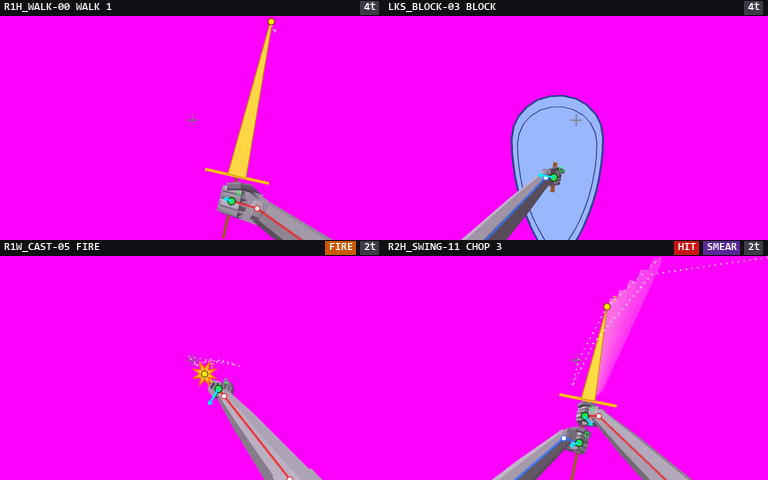
#> input picture templates/fp_weapons/new_hands_sample.png, 1536 x 960 px, given in place of 01_steel.webp, which was not available (shown at 1/2 size)
$ python materials.py
#> lines starting #> are read from the running program, lines starting #| are printed output that depends on the picture; pictures that were not available may be replaced by others from this repository, and a replacement may not be noted
"""The material swatches models are dressed in (weapons, gauntlets): the user's painted
material sheets in art/materials/, cut into tileable swatches.

Each sheet is 312 x 312 pixel art blown up about 4x, laid out as 3 columns (three tones or
metals of one material) by 2 rows (two materials). Every cell is shrunk back to its own
pixels (104 x 156) and made to repeat without a seam:
  - a regular pattern (studs, rings, scales, bands) is cropped to a whole number of repeats;
  - anything else is rolled half a tile so the seam lands in the middle, then covered with a
    patch from elsewhere in the cell, cut along the path where the two agree best (image
    quilting), so the pixels stay crisp instead of cross-fading into a blur.

    python tools/models/materials.py

writes assets/textures/materials/<id>.png and materials.json (id = <material>_<tone>, e.g.
brushed_steel_mid, riveted_bands_bronze).
"""
import json
import os

import numpy as np
from PIL import Image

ROOT = os.path.dirname(os.path.dirname(os.path.dirname(os.path.abspath(__file__))))
SRC = os.path.join(ROOT, "art", "materials")
OUT = os.path.join(ROOT, "assets", "textures", "materials")
GRID = 312  # the sheets' own pixel grid
TONES = ("dark", "mid", "light")

# sheet file, (top-row material, bottom-row material), the three columns
SHEETS = [
    ("01_steel.webp", ("hammered_steel", "brushed_steel"), TONES),
    ("02_gold.webp", ("tarnished_gold", "polished_gold"), TONES),
    ("03_bright_steel.webp", ("scratched_steel", "burnished_steel"), TONES),
    ("04_leather.webp", ("pebbled_leather", "creased_leather"), TONES),
    ("05_studded_leather.webp", ("studded_leather", "pyramid_studded_leather"), TONES),
    ("06_fine_mail.webp", ("fine_mail", "bright_fine_mail"), TONES),
    ("07_heavy_mail.webp", ("iron_heavy_mail", "brass_heavy_mail"), TONES),
    ("08_scale.webp", ("rusted_scale", "polished_scale"), TONES),
    ("09_bands.webp", ("riveted_bands", "studded_bands"), ("iron", "bronze", "steel")),
    ("10_bronze_copper.webp", ("verdigris_bronze", "polished_copper"), TONES),
]


def wrap_error(t, axis):
    """How much worse the wrap-around edge is than an average edge inside the tile (1.0 =
    seamless), along `axis` (1 = left/right, 0 = top/bottom)."""
    a = np.moveaxis(t, axis, 0)
    inner = np.abs(np.diff(a, axis=0)).mean()
    return float(np.abs(a[-1] - a[0]).mean() / max(inner, 1e-6))


def period_crop(t, axis, keep=0.6):
    """The longest crop (offset, length) along `axis` whose wrap matches the cell itself:
    the pixels just past each end of the crop agree with the crop's other end, so a regular
    pattern lands on a whole number of repeats. None if nothing fits well."""
    a = np.moveaxis(t, axis, 0)
    n = len(a)
    inner = np.abs(np.diff(a, axis=0)).mean()
    best = None
    for length in range(n, int(n * keep) - 1, -1):
        for o in range(0, n - length + 1):
            errs = [np.abs(a[o + length - 1] - a[o]).mean() / inner]
            if o >= 1:  # the pixel before the crop should equal the crop's last pixel
                errs.append(np.abs(a[o - 1] - a[o + length - 1]).mean() / inner)
            if o + length < n:  # and the pixel after it the crop's first
                errs.append(np.abs(a[o + length] - a[o]).mean() / inner)
            e = float(np.mean(errs))
            if e <= 1.1 and (best is None or e < best[2] - 0.05):
                best = (o, length, e)
        if best:
            return best[:2]
    return None


def cut_path(cost, cyclic=True):
    """The cheapest top-to-bottom path through `cost` (rows x cols), moving at most one
    column per row; with `cyclic` it ends next to where it starts, so the tile still wraps.
    Returns the column per row."""
    h, w = cost.shape
    starts = range(w) if cyclic else [None]
    best = None
    for s in starts:
        acc = np.full((h, w), np.inf)
        if s is None:
            acc[0] = cost[0]
        else:
            acc[0, s] = cost[0, s]
        back = np.zeros((h, w), int)
        for y in range(1, h):
            for x in range(w):
                lo, hi = max(0, x - 1), min(w, x + 2)
                k = int(np.argmin(acc[y - 1, lo:hi])) + lo
                acc[y, x] = acc[y - 1, k] + cost[y, x]
                back[y, x] = k
        ends = [x for x in range(w) if s is None or abs(x - s) <= 1]
        x = min(ends, key=lambda e: acc[-1, e])
        if best is None or acc[-1, x] < best[0]:
            path = [x]
            for y in range(h - 1, 0, -1):
                x = back[y, x]
                path.append(x)
            best = (acc[-1, path[0]], path[::-1])
    return np.array(best[1])


def heal(t, axis):
    """Make `t` wrap along `axis` by quilting: roll the seam into the middle and cover it
    with the best-matching patch of the tile, cut in along the cheapest paths."""
    a = np.moveaxis(t, axis, 1)  # work left/right
    h, w = a.shape[:2]
    c = w // 2
    rolled = np.roll(a, c, axis=1)  # the bad edge is now between columns c-1 and c
    half, ov = max(4, w // 8), max(3, w // 12)
    pw = 2 * half + 2 * ov
    x0 = c - half - ov
    left, right = rolled[:, x0:x0 + ov], rolled[:, x0 + pw - ov:x0 + pw]
    ramp = np.linspace(0.0, 1.0, pw)[None, :, None]
    best = None
    for s in range(0, w - pw + 1):  # any strip of the unrolled tile is seam-free inside
        p = a[:, s:s + pw]
        # shift the strip's broad light/dark to meet both sides (a glint band in the strip
        # must not end in a hard edge), then score what is left
        dl = smooth_rows((left - p[:, :ov]).mean(1))
        dr = smooth_rows((right - p[:, -ov:]).mean(1))
        p = p + dl[:, None] + (dr - dl)[:, None] * ramp
        e = ((p[:, :ov] - left) ** 2).sum() + ((p[:, -ov:] - right) ** 2).sum()
        if best is None or e < best[0]:
            best = (e, p)
    p = best[1]
    pl = cut_path(((p[:, :ov] - left) ** 2).sum(-1))
    pr = cut_path(((p[:, -ov:] - right) ** 2).sum(-1))
    out = rolled.copy()
    for y in range(h):
        x1, x2 = pl[y], pw - ov + pr[y]
        out[y, x0 + x1:x0 + x2 + 1] = p[y, x1:x2 + 1]
    return np.moveaxis(out, 1, axis)


def smooth_rows(d, sigma=4.0):
    """Blur a (rows x channels) profile down the rows, wrapping round."""
    k = np.exp(-0.5 * (np.arange(-12, 13) / sigma) ** 2)
    k /= k.sum()
    return np.stack([np.convolve(np.pad(d[:, c], 12, mode="wrap"), k, "valid")
                     for c in range(d.shape[1])], axis=1)


def level(t, axis):
    """Even out the broad light/dark difference between the two ends along `axis` (a soft
    ramp across the whole tile), leaving the fine detail for `heal`."""
    a = np.moveaxis(t, axis, 1)
    d = smooth_rows(a[:, 0] - a[:, -1])
    ramp = np.linspace(-0.5, 0.5, a.shape[1])[None, :, None]
    return np.moveaxis(a + d[:, None, :] * ramp, 1, axis)


def trim_lines(t):
    """Drop the dark divider lines some sheets draw between their cells (an edge row or
    column clearly darker than the ones just inside it), where the cell doesn't already wrap
    (a row of ring shadows in a mail pattern is not a divider)."""
    for axis in (0, 1):
        for _ in range(2 if wrap_error(t, axis) > 1.05 else 0):
            a = np.moveaxis(t, axis, 0).mean(-1)
            if a[0].mean() < 0.9 * a[1:4].mean():
                t = np.take(t, range(1, t.shape[axis]), axis=axis)
            elif a[-1].mean() < 0.9 * a[-4:-1].mean():
                t = np.take(t, range(0, t.shape[axis] - 1), axis=axis)
    return t


def tileable(cells):
    """Seamless swatches from sheet cells that share one pattern (the tones of a material):
    they are cropped and patched together, so every tone keeps the same pattern in the same
    place and swapping tones on a model only changes its colour."""
    t = trim_lines(np.concatenate(cells, axis=-1))
    for axis in (1, 0):
        crop = period_crop(t, axis)
        if crop:
            o, n = crop
            t = np.take(t, range(o, o + n), axis=axis)
        t = level(t, axis)  # a faint light/dark step reads as a line even in busy detail
        if wrap_error(t, axis) > 1.0:
            t = heal(t, axis)
    return np.split(t, len(cells), axis=-1)


def aligned(cells):
    """Do the cells hold one pattern in different colours (rather than different patterns)?"""
    z = [(c.mean(-1) - c.mean()) / (c.mean(-1).std() + 1e-6) for c in cells]
    return all((z[0] * q).mean() > 0.5 for q in z[1:])


def build():
    os.makedirs(OUT, exist_ok=True)
    entries = []
    for fname, mats, tones in SHEETS:
        img = Image.open(os.path.join(SRC, fname)).convert("RGB").resize((GRID, GRID), Image.BOX)
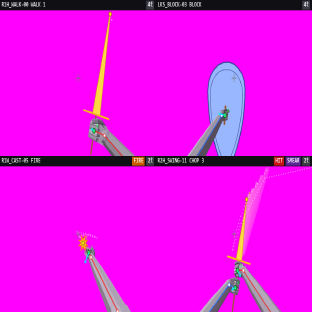
#> img: PIL image 312x312 RGB; mean R, G, B 233.3, 14.5, 234.3
        a = np.asarray(img, float)
        ch, cw = GRID // 2, GRID // 3
        for r, mat in enumerate(mats):
            cells = [a[r * ch:(r + 1) * ch, c * cw:(c + 1) * cw] for c in range(3)]
            swatches = tileable(cells) if aligned(cells) else [tileable([c])[0] for c in cells]
            for c, (tone, t) in enumerate(zip(tones, swatches)):
                t = np.clip(t, 0, 255).astype(np.uint8)
                mid = f"{mat}_{tone}"
                Image.fromarray(t).save(os.path.join(OUT, f"{mid}.png"))
                rgb = t.reshape(-1, 3).mean(0)
                entries.append(dict(id=mid, file=f"materials/{mid}.png", material=mat, tone=tone,
                                    sheet=f"art/materials/{fname}", cell=[r, c],
                                    size=[t.shape[1], t.shape[0]],
                                    seam=[round(wrap_error(t.astype(float), 1), 2),
                                          round(wrap_error(t.astype(float), 0), 2)],
                                    color="#%02x%02x%02x" % tuple(int(v) for v in rgb)))
                print(f"{mid:<34} {t.shape[1]:>3} x {t.shape[0]:<3} seam {entries[-1]['seam']}")
#> this loop made 2 passes
#> pass 1, in build, `Image.fromarray(t).save(os.path.join(OUT, f"{mid}.png"))`:
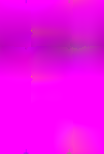
#> saved as hammered_steel_dark.png: PIL image 104x154 RGB; mean R, G, B 237.4, 7.3, 235.2
#> pass 1, in build, `Image.fromarray(t).save(os.path.join(OUT, f"{mid}.png"))`:
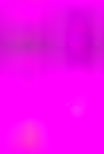
#> saved as hammered_steel_mid.png: PIL image 104x154 RGB; mean R, G, B 241.7, 6.7, 240.9
#> pass 1, in build, `Image.fromarray(t).save(os.path.join(OUT, f"{mid}.png"))`:
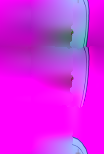
#> saved as hammered_steel_light.png: PIL image 104x154 RGB; mean R, G, B 214.9, 35.8, 231.8
#> pass 2, in build, `Image.fromarray(t).save(os.path.join(OUT, f"{mid}.png"))`:
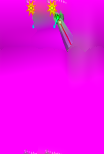
#> saved as brushed_steel_dark.png: PIL image 104x154 RGB; mean R, G, B 236.8, 10.5, 234.5
#> after the loop:
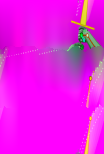
#> t: shape (154, 104, 3); mean R, G, B 234.5, 25.9, 231.4
#> after the loop, entries = 6 items
#> pass 2 of the loop in build, `for fname, mats, tones in SHEETS:`:
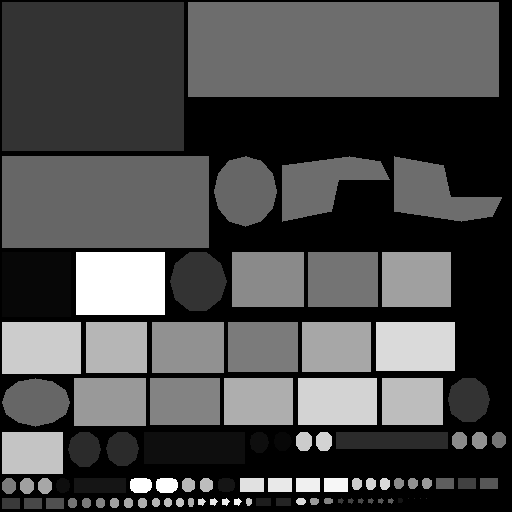
#> input picture tools/armor/gauntlet_parts/brawler.png, 512 x 512 px, given in place of 02_gold.webp, which was not available
#> the loop in build, `for r, mat in enumerate(mats):` made 2 passes
#> (printed output is left out)
#> pass 1, in wrap_error (call 22), `a = np.moveaxis(t, axis, 0)`:
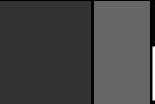
#> a: shape (104, 155, 3) float64; min 0, max 35, mean 9.4; drawn with min black and max white
#> after the loop in build, `for r, mat in enumerate(mats):`:
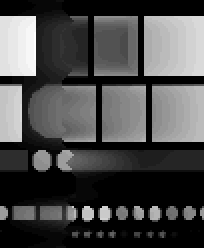
#> t: shape (124, 102, 3) (shown 2 times larger); min 0, max 34, mean 9.7; drawn with min black and max white
#> after the loop in build, `for r, mat in enumerate(mats):`: entries = 12 items
    with open(os.path.join(os.path.dirname(OUT), "materials.json"), "w") as f:
        json.dump(dict(materials=entries), f, indent=1)
    return entries


_cache = {}


def load(mid):
    """A swatch by id, as a float RGB array."""
    if mid not in _cache:
        _cache[mid] = np.asarray(Image.open(os.path.join(OUT, f"{mid}.png")).convert("RGB"), float)
    return _cache[mid]


if __name__ == "__main__":
#> (the run stopped early here; a loop or call above may not have finished)
